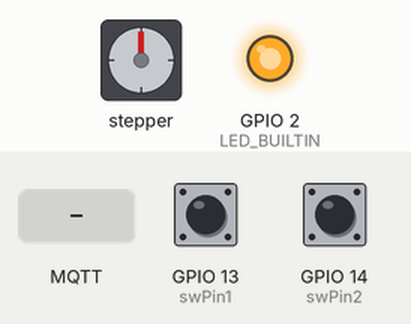
This sketch was run on a simulated ESP32. On the bench: stepper motor, output pins drawn as LEDs (lit = HIGH). The inputs (shaded band) are chosen by the test bench; at power-on: GPIO 13 (swPin1) LOW, GPIO 14 (swPin2) LOW. WiFi joins after 1.5 s; servers stay silent unless stated; no MQTT or app messages arrive unless stated; stepper angles assume 200 steps per turn; what the sketch prints to the serial monitor is not drawn.

Above: at 2.7 s.
2.8 s: MQTT message "left" arrives on the first subscribed topic
At 2.95 s:
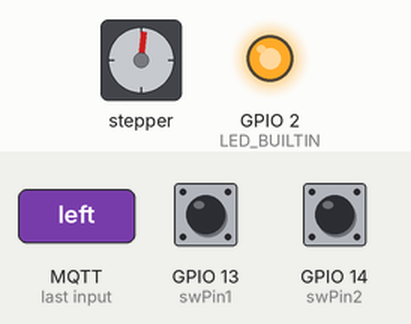
5.8 s: GPIO 13 (swPin1) pulled HIGH for 0.15 s
At 7.0 s:
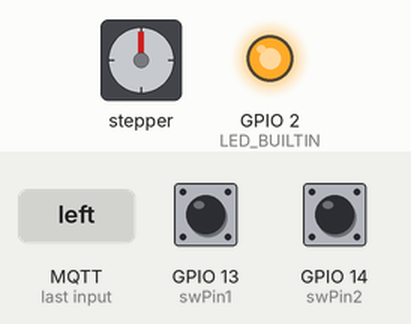
7.4 s: MQTT message "right" arrives on the first subscribed topic
At 7.55 s:
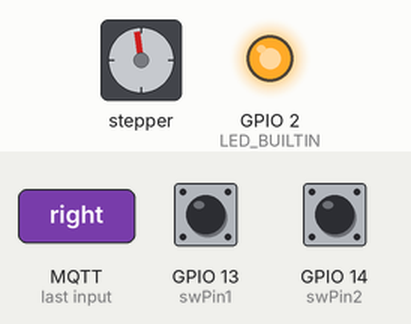
10.4 s: GPIO 14 (swPin2) pulled HIGH for 0.15 s
At 11.7 s:
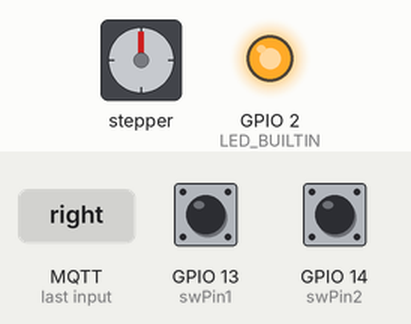
Timing chart, 0 to 13.4 s (numbered marks = the images above; inputs shaded):
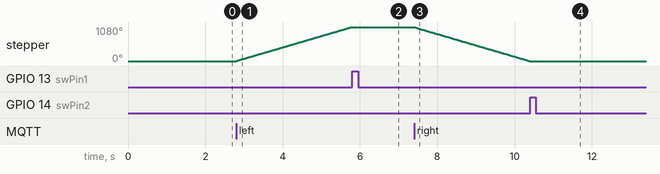

The sketch:

step_copy_20250909093013.ino
```cpp
#include <WiFi.h>
#include <PubSubClient.h>
#include <Stepper.h>

#define LED_BUILTIN 2

#define swPin1 13
#define swPin2 14

const char* ssid = "Pak_For_Iot";
const char* password = "xit9^ohe";

const char* mqtt_broker = "broker.emqx.io";
const char* mqtt_username = "Pak";
const char* mqtt_password = "park1234";
const int mqtt_port = 1883;
const char* topic_saipan = "kaipum/saipan";

const int stepsPerRevolution = 200;  // change this to fit the number of steps per revolution

//wifi
WiFiClient espClient;
PubSubClient client(espClient);

// initialize the stepper library on pins 8 through 11:
Stepper myStepper(stepsPerRevolution, 16, 17, 18, 19);

void setup() {
  // set the speed at 60 rpm:
  myStepper.setSpeed(60);
  // initialize the serial port:
  Serial.begin(115200);

  setup_wifi();
  client.setServer(mqtt_broker, mqtt_port);
  client.setCallback(callback);
  reconnect();

  pinMode(LED_BUILTIN, OUTPUT);

  pinMode(swPin1, INPUT_PULLDOWN);
  pinMode(swPin2, INPUT_PULLDOWN);

}

void loop() {
  // step one revolution  in one direction:
  if (!client.connected()) {
    reconnect();
  }

  client.loop();
}
```

wifi.ino
```cpp
void setup_wifi() {
  Serial.println();
  Serial.print("Connecting to ");
  Serial.println(ssid);

  WiFi.mode(WIFI_STA);

  WiFi.begin(ssid, password);

  while (WiFi.status() != WL_CONNECTED) {
    delay(500);
    Serial.print(".");
  }
  Serial.println("\nWiFi connected");
  Serial.print("IP address: ");
  Serial.println(WiFi.localIP());
}

void callback(char *topic, byte *payload, unsigned int length) {
  Serial.print("Message arrived in topic: ");
  Serial.println(topic);

  String message = "";
  for (int i = 0; i < length; i++) {
    message += (char)payload[i];
  }

  Serial.print("Message: ");
  Serial.println(message);
  Serial.println("-----------------------");

  if (strcmp(topic, topic_saipan) == 0) {
    Serial.println("recive_saipan");
    if (message == "left"){
      while (digitalRead(swPin1) == LOW) {
        myStepper.step(stepsPerRevolution);
      }
      myStepper.step(0);
      }
    if (message == "right"){
      while (digitalRead(swPin2) == LOW) {
        myStepper.step(-stepsPerRevolution);
      }
      myStepper.step(0);
      }
  }
}

void reconnect() {
  while (!client.connected()) {
    String client_id = "esp32-client-";
    client_id += String(WiFi.macAddress());
    Serial.printf("The client %s connects to the public mqtt broker\n", client_id.c_str());

    if (client.connect(client_id.c_str(), mqtt_username, mqtt_password)) {
      Serial.println("Public MQTT broker connected");
      client.subscribe(topic_saipan);
      digitalWrite(LED_BUILTIN, HIGH);
    } else {
      Serial.print("Failed with state ");
      Serial.println(client.state());
      digitalWrite(LED_BUILTIN, LOW);
      delay(2000);
    }
  }
}
```

Measured:
- after the input at 2.8 s, stepper: keeps turning clockwise at about 362°/s, starting at once
- after the input at 5.8 s, stepper: stops changing and stays 1080°
- after the input at 7.4 s, stepper: keeps turning counter-clockwise at about 362°/s, starting at once
- after the input at 10.4 s, stepper: stops changing and stays 0°
